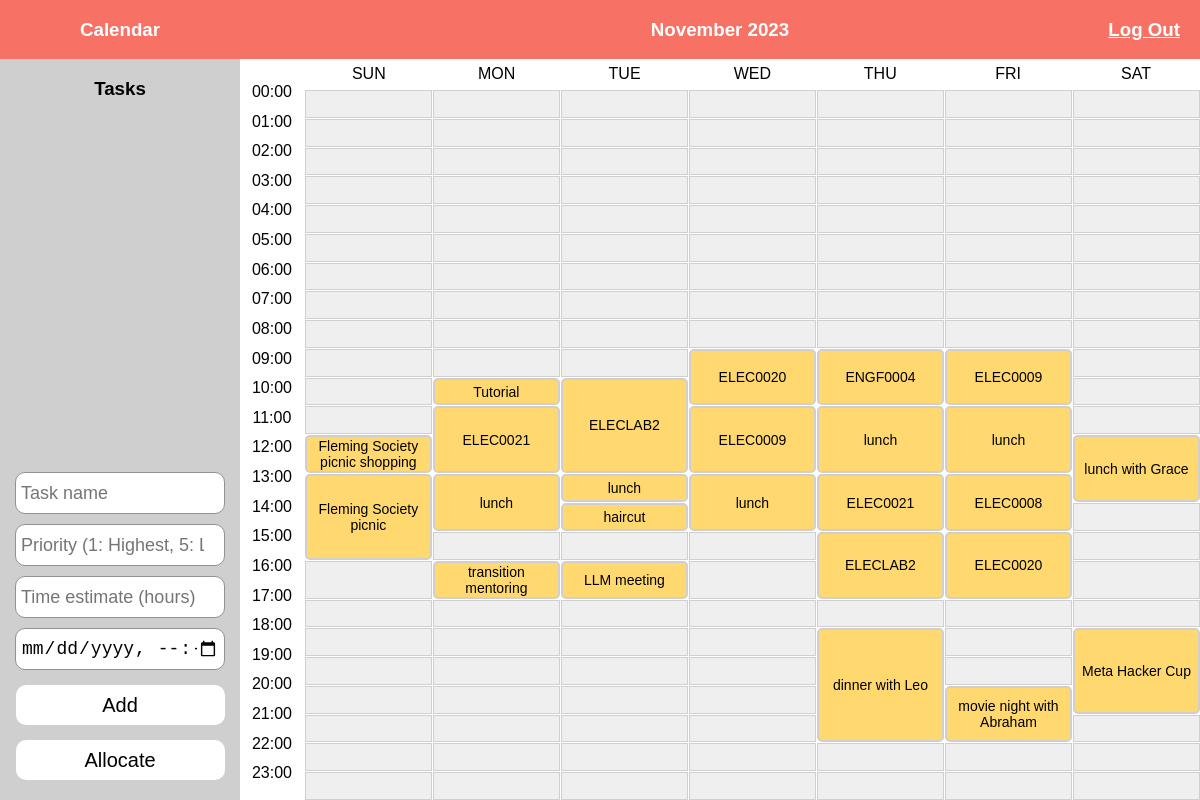
The page / (signed in) on the database its author committed.
### tables this page shows
CREATE TABLE event_styles (
    event_id INTEGER NOT NULL,
    column_start INTEGER NOT NULL,
    column_end INTEGER NOT NULL,
    row_start INTEGER NOT NULL,
    row_end INTEGER NOT NULL,
    FOREIGN KEY (event_id) REFERENCES events (id)
  );

CREATE TABLE events (
    id INTEGER PRIMARY KEY AUTOINCREMENT NOT NULL,
    name TEXT NOT NULL,
    weekday TEXT NOT NULL,
    start_time TEXT_NOT_NULL,
    end_time TEXT NOT NULL,
    user_id INTEGER NOT NULL,
    FOREIGN KEY (user_id) REFERENCES users (id)
  );

### routes/index.py (the view)
@index_bp.route("/")
@login_required
def index():
    connection = sqlite3.connect("calendar.db")
    cursor = connection.cursor()
    user_id = session["user_id"]
    tasks = cursor.execute(
        "SELECT * FROM tasks WHERE user_id = ?", (user_id,)
    ).fetchall()
    events = cursor.execute(
        "SELECT * FROM events JOIN event_styles ON events.id = event_styles.event_id WHERE events.user_id = ?",
        (user_id,),
    ).fetchall()
    boxes_used_dict = cursor.execute(
        "SELECT box_used FROM boxes_used WHERE boxes_used.user_id = ?",
        (user_id,),
    ).fetchall()
    boxes_used_list = list()
    for box_used in boxes_used_dict:
        boxes_used_list.append(box_used[0])
    cursor.close()
    connection.close()
    return render_template(
        "index.html",
        weekdays=WEEKDAYS,
        tasks=tasks,
        events=events,
        boxes_used=boxes_used_list,
    )

### helpers.py (called while the page is built)
def login_required(f):
    @wraps(f)
    def decorated_function(*args, **kwargs):
        if session.get("user_id") is None:
            return redirect("/login")
        return f(*args, **kwargs)
    return decorated_function

### templates/index.html (shortened to what this page needs)
{% extends "layout.html" %}
{% block body %}
    <div class="container">
        <div class="banner brand">
            <h3>Calendar</h3>
        </div>
        <div class="banner header">
            <h3>November 2023</h3>
            <a class="logout-link" href="/logout">
                <h3>Log Out</h3>
            </a>
        </div>
        <div class="taskbar">
            <div class="taskbar-content">
                <h3>Tasks</h3>
                <div class="task-container">
                </div>
                <form class="task-add-form" action="/add-task" method="post">
                    <input name="name" autocomplete="off" autofocus class="task-name" placeholder="Task name">
                    <input name="priority" type="number" min="1" max="5" class="task-priority" placeholder="Priority (1: Highest, 5: Lowest)">
                    <input name="estimate" type="number" min="1" max="5" class="task-estimate" placeholder="Time estimate (hours)">
                    <input name="deadline" type="datetime-local" class="task-deadline">
                    <button class="task-add-button" type="submit">Add</button>
                </form>
                <form class="task-allocate-form" action="/allocate-tasks" method="post">
                    <button class="task-allocate-button" type="submit">Allocate</button>
                </form>
            </div>
        </div>
        <div class="calendar">
            <div class="calendar-grid">
                <div class="weekdays-grid">
                    {% for weekday in weekdays %}
                        <div class="weekdays-gridbox">
                            {{ weekday }}
                        </div>
                    {% endfor %}
                </div>
                <div class="hours-grid">
                    {% for hour in range(24) %}
                        <div class="hours-gridbox">
                            <span class="hours">{{ '0' if hour < 10 else '' }}{{ hour }}:00</span>
                        </div>
                    {% endfor %}
                </div>
                <div class="slots-grid">
                    {% for event in events %}
                        <button id="event-{{ event[0] }}" class="events" style="grid-column-start: {{ event[7] }}; grid-column-end: {{ event[8] }}; grid-row-start: {{ event[9] }}; grid-row-end: {{ event[10] }}">
                            {{ event[1] }}
                        </button>
                    {% endfor %}
                    {% for column in range(1, 8) %}
                        {% for row in range(1, 25) %}
                            {% if ((column - 1) * 24 + row) not in boxes_used %}
                                <button id="slot-{{ (column - 1) * 24 + row }}" class="slots-gridbox" style="grid-column-start: {{ column }}; grid-column-end: {{ column + 1 }}; grid-row-start: {{ row }}; grid-row-end: {{ row + 1 }}" />
                            {% endif %}
                        {% endfor %}
                    {% endfor %}
                </div>
            </div>
        </div>
    </div>
{% endblock %}

### templates/layout.html (shortened to what this page needs)
<!DOCTYPE html>
<html lang="en">
    <head>
        <link href="static/styles.css" rel="stylesheet" type="text/css">
    </head>
    <body>
        {% block body %}{% endblock %}
    </body>
</html>

### static/styles.css (style rules this page uses)
:root { --white: #ffffff; --light-grey: #cfcfcf; --dark-grey: #919191; --black: #000000; --red: #f77265; --yellow: #ffd970; --font-family: 'Arial', sans-serif; }
html, body { width: 100%; height: 100%; margin: 0; overflow: hidden; }
body { font-family: var(--font-family); }
.container { width: 100%; height: 100%; display: grid; grid-template-columns: 1fr 4fr; grid-template-rows: 1fr 15fr; }
.banner { display: flex; justify-content: center; align-items: center; grid-row-start: 1; grid-row-end: 2; color: var(--white); background-color: var(--red); }
.logout-link { position: absolute; right: 0; padding-right: 20px; color: var(--white); }
.taskbar { grid-column-start: 1; grid-column-end: 2; grid-row-start: 2; grid-row-end: end; background-color: var(--light-grey); }
.taskbar-content { display: flex; flex-direction: column; align-items: center; width: 100%; height: 100%; position: relative; }
.task-container { width: 100%; height: 350px; max-height: 350px; overflow-y: auto; }
.task-add-form { display: flex; flex-direction: column; align-items: center; position: absolute; bottom: 55px; left: 0; right: 0; margin: 10px; }
.task-name, .task-priority, .task-estimate, .task-deadline { width: 90%; height: 30px; font-size: 18px; padding: 5px; margin: 5px; border: 1px solid var(--dark-grey); border-radius: 10px; }
.task-add-button { display: flex; justify-content: center; align-items: center; width: 95%; height: 40px; font-size: 20px; background-color: var(--white); color: var(--black); border: none; border-radius: 10px; margin: 10px; }
.task-allocate-form { display: flex; flex-direction: column; align-items: center; position: absolute; bottom: 0; left: 0; right: 0; margin: 10px; }
.task-allocate-button { display: flex; justify-content: center; align-items: center; width: 95%; height: 40px; font-size: 20px; background-color: var(--white); color: var(--black); border: none; border-radius: 10px; margin: 10px; }
.calendar { grid-column-start: 2; grid-column-end: end; grid-row-start: 2; grid-row-end: end; }
.calendar-grid { width: 100%; height: 100%; display: grid; grid-template-columns: 0.5fr 7fr; grid-template-rows: 1fr 24fr; gap: 1px; }
.weekdays-grid { grid-column-start: 2; grid-column-end: end; grid-row-start: 1; grid-row-end: 2; display: grid; grid-template-columns: repeat(7, 1fr); grid-template-rows: 1fr; }
.weekdays-gridbox { display: flex; justify-content: center; align-items: center; }
.hours-grid { grid-column-start: 1; grid-column-end: 2; grid-row-start: 2; grid-row-end: end; gap: 1px; display: grid; grid-template-columns: 1fr; grid-template-rows: repeat(24, 1fr); }
.hours-gridbox { display: flex; justify-content: center; }
.hours { transform: translateY(-7.5px); }
.slots-grid { grid-column-start: 2; grid-column-end: end; grid-row-start: 2; grid-row-end: end; gap: 1px; display: grid; grid-template-columns: repeat(7, 1fr); grid-template-rows: repeat(24, 1fr); color: var(--light-grey) }
.slots-gridbox { border: 1px solid var(--light-grey); }
.events { display: flex; justify-content: center; align-items: center; font-size: 14px; color: var(--black); background-color: var(--yellow); border-radius: 5px; border: 2px solid var(--light-grey); }

### rows shown on the page
event_styles: name "Fleming Society picnic shopping"
event_styles: name "Fleming Society picnic"
event_styles: name "Tutorial"
event_styles: name "ELEC0021"
event_styles: name "transition mentoring"
event_styles: name "ELECLAB2"
event_styles: name "haircut"
event_styles: name "LLM meeting"
event_styles: name "ELEC0020"
event_styles: name "ELEC0009"
event_styles: name "ENGF0004"
event_styles: name "ELEC0021"
event_styles: name "ELEC0009"
event_styles: name "ELEC0008"
event_styles: name "ELEC0020"
event_styles: name "ELECLAB2"
event_styles: name "dinner with Leo"
event_styles: name "movie night with Abraham"
event_styles: name "Meta Hacker Cup"
event_styles: name "lunch"
event_styles: name "lunch"
event_styles: name "lunch"
event_styles: name "lunch"
event_styles: name "lunch"
event_styles: name "lunch with Grace"

### other values the page prints
{{ weekday }} "SUN" "MON" "TUE" "WED" "THU" "FRI" "SAT"
{{ '0' if hour < 10 else '' }} "0" "0" "0" "0" "0" "0" "0" "0" "0" "0"
{{ hour }} "0" "1" "2" "3" "4" "5" "6" "7" "8" "9" "10" "11" "12" "13" "14" "15" "16" "17" "18" "19" "20" "21" "22" "23"
